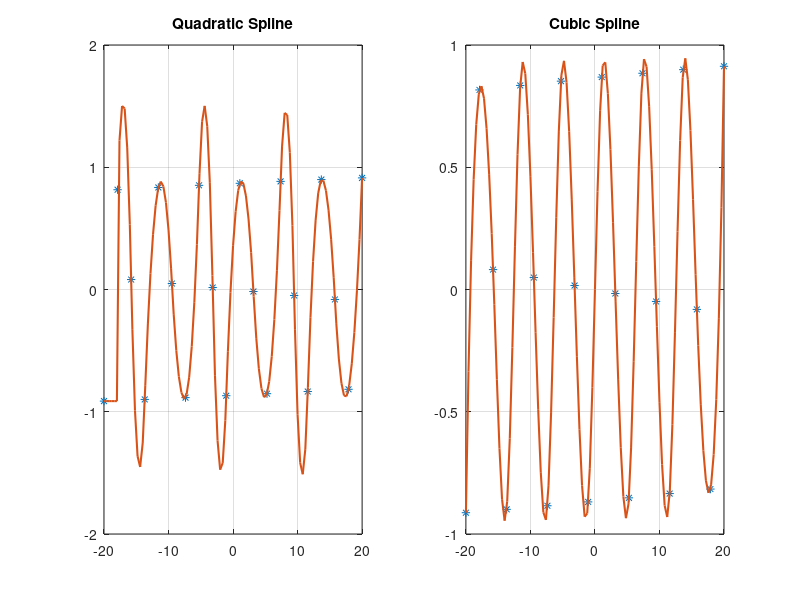

This chart was generated by the following MATLAB code:
%% Question 5
%% Quadratic Spline 

% Define Function to generate data points
F = @(x) sin(x);

% Define upper and lower bound of X range, a and b, and number of data points n
a = -20;
b = 20;
n = 20;

% Distance between consecutive data points
h = (b - a) / (n - 1);

X = linspace(a, b, n)';

% Add random noise
rand_vector = 2*rand(n, 1) - 1;

% Vector of values of function F with noise
Y = F(X); %+ 0.1*rand_vector;

% Parameters of the polynomials
A = zeros(n, 1);
B = zeros(n, 1);
C = zeros(n, 1);

% Ci = Yi
C = Y;

% Finding values of Ai's and Bi's 
for i = 2:n-1

        if i == 1
                B(1) = (Y(2) - Y(1)) / h;
        else
                B(i) = 2 * (Y(i) - Y(i-1)) / h - B(i-1);
        end

        A(i) = (Y(i+1) - Y(i)) / (h^2) - B(i) / h;
end

% Generate more points for interpolating polynomial
m = n*5 + 1;

T = linspace(a, b, m);
W = zeros(m, 1);

% Interpolate
for i = 1:m-1
        s = 1 + fix((T(i) - a) / h);

        W(i) = A(s)*(T(i) - X(s))^2 + B(s)*(T(i) - X(s)) + C(s);
end

W(m) = Y(n);

% Compare with Cubic Spline for comparison
Cubic_sp = spline(X, Y, T);

% Plot
subplot(1, 2, 1);
plot(X, Y, '*');
hold on;
plot(T, W, 'linewidth', 1.5);
title("Quadratic Spline");
grid on;
hold off;

subplot(1, 2, 2);
plot(X, Y, '*');
hold on;
plot(T, Cubic_sp, 'linewidth', 1.5);
title("Cubic Spline");
grid on;
hold off;
        




